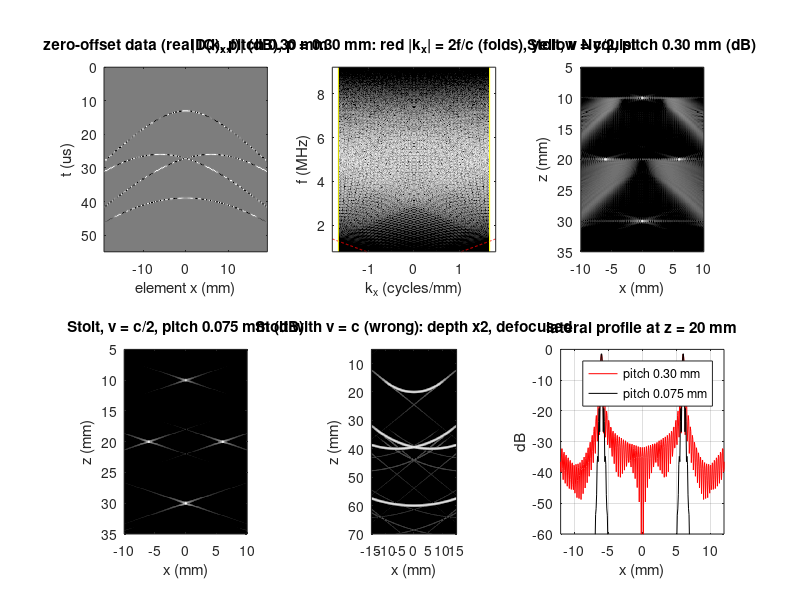

MATLAB code to generate this figure:
%% m24_fk_migration_zero_offset.m  --  exploding reflector and Stolt migration of zero-offset data
% Purpose : zero-offset (monostatic synthetic aperture) data: every element fires alone and
%           records only its own echo, so the two-way delay to a point is 2r/c. That is the
%           one-way delay of a source at the point radiating at speed c/2 (the exploding
%           reflector). Stolt migration with v = c/2 maps the data spectrum along
%           f = (c/2) sqrt(Kx^2 + Kz^2) with Jacobian (c/2) Kz/sqrt(Kx^2 + Kz^2).
%           The script checks (1) Stolt against delay-and-sum (SAFT) on the same pixels,
%           (2) what using v = c instead of c/2 does, (3) the lambda/4 pitch rule for
%           zero-offset data: the data occupy |kx| <= 2f/c, so the pitch must satisfy
%           p <= c/(4 f_max) to avoid spatial aliasing at all angles.
% Change  : pitch list, v factor, target positions, f0.
% Expect  : Stolt and SAFT peaks at the true positions (errors of a few um), the same
%           lateral width (two-way, full 38.4 mm aperture: ~0.1-0.2 mm) within a few %.
%           v = c puts the point at twice its depth and defocuses it. Artifact level away
%           from the targets drops sharply from pitch 0.30 mm (lambda) to 0.075 mm (lambda/4).
% Model   : linear acoustics, Born, point-like elements, no attenuation or spreading,
%           Gaussian pulse, IQ at 20 MHz. Runtime ~10 s in Octave.
% Base MATLAB only; runs in MATLAB R2019b+ and GNU Octave 8.
clear; close all; rng(1);
tStart = tic;

%% Parameters
c = 1.540; f0 = 5; lam = c/f0; FBW = 0.6; fs = 20;   % mm/us, MHz, mm, -, MHz
L = 38.4;                                            % aperture (mm), same for every pitch
pitches = [0.30 0.15 0.075];                         % lambda, lambda/2, lambda/4 at 5 MHz
ptsX = [0 -6 6 0].';  ptsZ = [10 20 20 30].';
nt = 1100;  ntFFT = 4096;  tc = nt/(2*fs);           % samples, FFT length, centering (us)
sig_f = FBW*f0/(2*sqrt(2*log(2)));  sig_t = 1/(2*pi*sig_f);
kt = (-ceil(4*sig_t*fs):ceil(4*sig_t*fs)).';  envK = exp(-(kt/fs).^2/(2*sig_t^2));
dxf = 0.075;                                         % common lateral image grid (mm)
Fnum = 1.5;  alphaMax = atan(1/(2*Fnum));           % receive F# (SAFT aperture, Stolt fan)
NZ = 1024;  dKz = 2*(fs/2048)/c;  Kz = (0:NZ-1).'*dKz;  zf = (0:NZ-1).'/(NZ*dKz);
Dfq = fs/ntFFT;  fq = [0:ntFFT/2-1, -ntFFT/2:-1]*Dfq + f0;
bq = find(fq >= 0.8 & fq <= 9.2);  [fB, o] = sort(fq(bq));  bq = bq(o);  fB = fB(:);  nB = numel(fB);
fprintf('zero-offset aliasing-free pitch c/(4 f) = %.3f mm at f0, %.3f mm at %.1f MHz (-24 dB band edge)\n\n', ...
    c/(4*f0), c/(4*8), 8);

fprintf('%-6s %-6s %-6s %8s %8s %9s %9s %10s\n', 'pitch', 'p/lam', 'method', 'target', 'lat-6dB', 'dx peak', 'dz peak', 'artifact');
fprintf('%-6s %-6s %-6s %8s %8s %9s %9s %10s\n', '(mm)', '', '', '(x,z)', '(mm)', '(um)', '(um)', '(dB)');
store = cell(1, numel(pitches));
for ip = 1:numel(pitches)
    p = pitches(ip);  Nel = round(L/p);  xe = ((0:Nel-1) - (Nel-1)/2)*p;
    %% zero-offset channel data, IQ (nt x Nel)
    tau = 2*sqrt((ptsX - xe).^2 + ptsZ.^2)/c;            % two-way delay (us)
    w = exp(-1i*2*pi*f0*tau);  q = tau*fs;  i0 = floor(q);  fr = q - i0;
    li = i0 + 1 + nt*(0:Nel-1);
    Sd = accumarray(li(:), w(:).*(1-fr(:)), [nt*Nel 1]) + accumarray(li(:)+1, w(:).*fr(:), [nt*Nel 1]);
    S  = conv2(reshape(Sd, nt, Nel), envK, 'same');
    %% Stolt (v = c/2), lateral zero-padding to 4x the aperture, upsampled to dxf
    nxp = 2^nextpow2(4*Nel);  U = round(p/dxf);  nxf = U*nxp;
    xf  = xe(1) + (0:nxf-1)*dxf;  Kx = [0:nxf/2-1, -nxf/2:-1]/(nxf*dxf);
    [KX, KZ] = meshgrid(Kx, Kz);
    D  = fft(S, ntFFT, 1);  D = D(bq, :) .* exp(1i*2*pi*fB*tc);  D = fft(D, nxp, 2);
    kxd = [0:nxp/2-1, -nxp/2:-1]/(nxp*p);  Dpre = D;
    D  = D .* (abs(kxd) <= 2*fB*sin(alphaMax)/c);       % fan filter: zero-offset kx = 2 f sin(alpha)/c
    Du = zeros(nB, nxf);  Du(:, 1:nxp/2) = D(:, 1:nxp/2);  Du(:, end-nxp/2+1:end) = D(:, nxp/2+1:end);
    imgs = cell(1,2);
    for vf = [0.5 1]                                     % velocity c/2 (correct) and c (wrong)
        v = vf*c;  F = v*sqrt(KX.^2 + KZ.^2);  J = v*KZ./(sqrt(KX.^2 + KZ.^2) + eps);
        qq = (F - fB(1))/Dfq + 1;  k0 = floor(qq);  ww = qq - k0;  ok = k0 >= 1 & k0 < nB;
        lk = k0(ok) + nB*(ceil(find(ok)/NZ) - 1);
        I = zeros(NZ, nxf);  I(ok) = ((1 - ww(ok)).*Du(lk) + ww(ok).*Du(lk+1)) .* J(ok) .* exp(-1i*2*pi*F(ok)*tc);
        imgs{1 + (vf == 1)} = ifft2(I);
    end
    E = abs(imgs{1});  E = E/max(E(:));
    store{ip} = struct('E', E, 'xf', xf, 'Ew', abs(imgs{2})/max(abs(imgs{1}(:))), 'S', S, 'xe', xe, 'D', Dpre);
    %% SAFT (delay and sum, dynamic aperture F#) on the Stolt pixels around each target
    for it = 1:numel(ptsX)
        jx = find(abs(xf - ptsX(it)) <= 3);  jz = find(abs(zf - ptsZ(it)) <= 1);
        [XL, ZL] = meshgrid(xf(jx), zf(jz));
        Td = 2*sqrt((XL(:) - xe).^2 + ZL(:).^2)/c;       % pixels x elements (us)
        qd = Td*fs;  kd = floor(qd);  fd = qd - kd;
        okd = kd >= 0 & kd < nt - 1 & abs(XL(:) - xe) <= ZL(:)/(2*Fnum);
        kd(~okd) = 0;  ld = kd + 1 + nt*(0:Nel-1);
        V  = ((1-fd).*S(ld) + fd.*S(ld+1)) .* okd .* exp(1i*2*pi*f0*Td);
        Bd = reshape(abs(sum(V, 2)), size(XL));
        Bs = E(jz, jx);
        for m = 1:2
            if m == 1, B = Bs; nm = 'Stolt'; else, B = Bd; nm = 'SAFT'; end
            B = B/max(B(:));  [~, k] = max(B(:));  [kz, kx] = ind2sub(size(B), k);
            xs = XL(1,:);  zs = ZL(:,1);  xq = xs(kx) + (-0.6:0.002:0.6);  zq = zs(kz) + (-0.4:0.002:0.4);
            Lc = interp1(zs, B(:, kx), zq, 'spline');  [~, b2] = max(Lc);  zpk = zq(b2);
            rowv = interp1(zs, B, zpk, 'spline');  Lr = interp1(xs, rowv, xq, 'spline');
            [pr, a2] = max(Lr);  xpk = xq(a2);  wl = sum(Lr >= pr/2)*0.002;
            far = abs(XL - xpk) > 1.0 | abs(ZL - zpk) > 0.5;
            fprintf('%-6.3f %-6.2f %-6s %8s %8.3f %9.1f %9.1f %10.1f\n', p, p/lam, nm, sprintf('%g,%g', ptsX(it), ptsZ(it)), ...
                wl, (xpk - ptsX(it))*1e3, (zpk - ptsZ(it))*1e3, 20*log10(max(B(far))));
        end
    end
    %% wrong velocity: where does the target at 10 mm go?
    Ew = store{ip}.Ew;  sel = abs(xf) < 3;  [pw, k] = max(max(Ew(zf < 26, sel), [], 2));
    fprintf('       v = c instead of c/2: brightest point near x = 0 at z = %.2f mm (true 10), peak %.1f dB re correct\n\n', zf(k), 20*log10(pw));
end
fprintf('uniform kx support |kx| <= 2 sin(alpha)/lam gives a -6 dB width 1.207 lam/(4 sin alpha) = %.3f mm\n', 1.207*lam/(4*sin(alphaMax)));
fprintf('fan edge reaches the pitch Nyquist 1/(2p) at f = c/(4 p sin alpha): %.1f MHz (p = 0.30), %.1f MHz (0.15), %.1f MHz (0.075)\n', ...
    c./(4*pitches*sin(alphaMax)));
fprintf('total run time %.1f s\n', toc(tStart));

%% Figures
s = store{1};  t = (0:nt-1)/fs;
figure('Position', [50 50 1150 650]);
subplot(2,3,1); imagesc(s.xe, t, real(s.S)); colormap(gray); xlabel('element x (mm)'); ylabel('t (us)');
title('zero-offset data (real IQ), pitch 0.30 mm');
subplot(2,3,2); nxp = size(s.D,2); kxd = [0:nxp/2-1, -nxp/2:-1]/(nxp*pitches(1));
P = 20*log10(abs(fftshift(s.D, 2)) + eps);  P = P - max(P(:));
imagesc(fftshift(kxd), fB, max(P, -50)); axis xy; hold on; axis([-1.8 1.8 fB(1) fB(end)]);
plot(2*fB/c, fB, 'r--', -2*fB/c, fB, 'r--'); plot([1 1]/(2*pitches(1)), fB([1 end]), 'y', -[1 1]/(2*pitches(1)), fB([1 end]), 'y');
xlabel('k_x (cycles/mm)'); ylabel('f (MHz)'); title('|D(k_x,f)| (dB), p = 0.30 mm: red |k_x| = 2f/c (folds), yellow Nyquist');
subplot(2,3,3); s = store{1}; imagesc(s.xf, zf, max(20*log10(s.E + eps), -50), [-50 0]); axis image; axis([-10 10 5 35]);
title('Stolt, v = c/2, pitch 0.30 mm (dB)'); xlabel('x (mm)'); ylabel('z (mm)');
subplot(2,3,4); s = store{3}; imagesc(s.xf, zf, max(20*log10(s.E + eps), -50), [-50 0]); axis image; axis([-10 10 5 35]);
title('Stolt, v = c/2, pitch 0.075 mm (dB)'); xlabel('x (mm)'); ylabel('z (mm)');
subplot(2,3,5); s = store{3}; imagesc(s.xf, zf, max(20*log10(s.Ew/max(s.Ew(:)) + eps), -50), [-50 0]); axis image; axis([-15 15 5 70]);
title('Stolt with v = c (wrong): depth x2, defocused'); xlabel('x (mm)'); ylabel('z (mm)');
subplot(2,3,6); s1 = store{1}; s3 = store{3}; [~, jz] = min(abs(zf - 20));
plot(s1.xf, 20*log10(s1.E(jz,:) + eps), 'r', s3.xf, 20*log10(s3.E(jz,:) + eps), 'k'); axis([-12 12 -60 0]); grid on;
xlabel('x (mm)'); ylabel('dB'); legend('pitch 0.30 mm', 'pitch 0.075 mm'); title('lateral profile at z = 20 mm');
